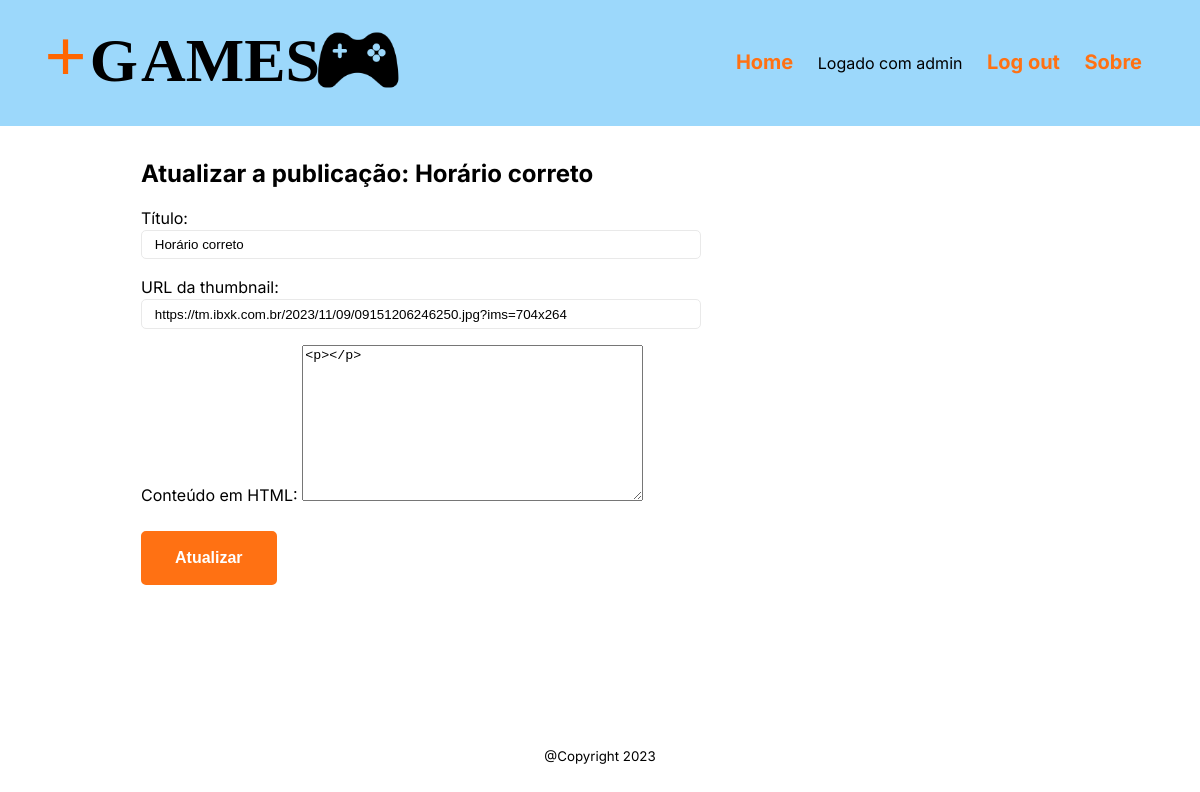
Page /update/6/ (signed in) on the earlier database version.
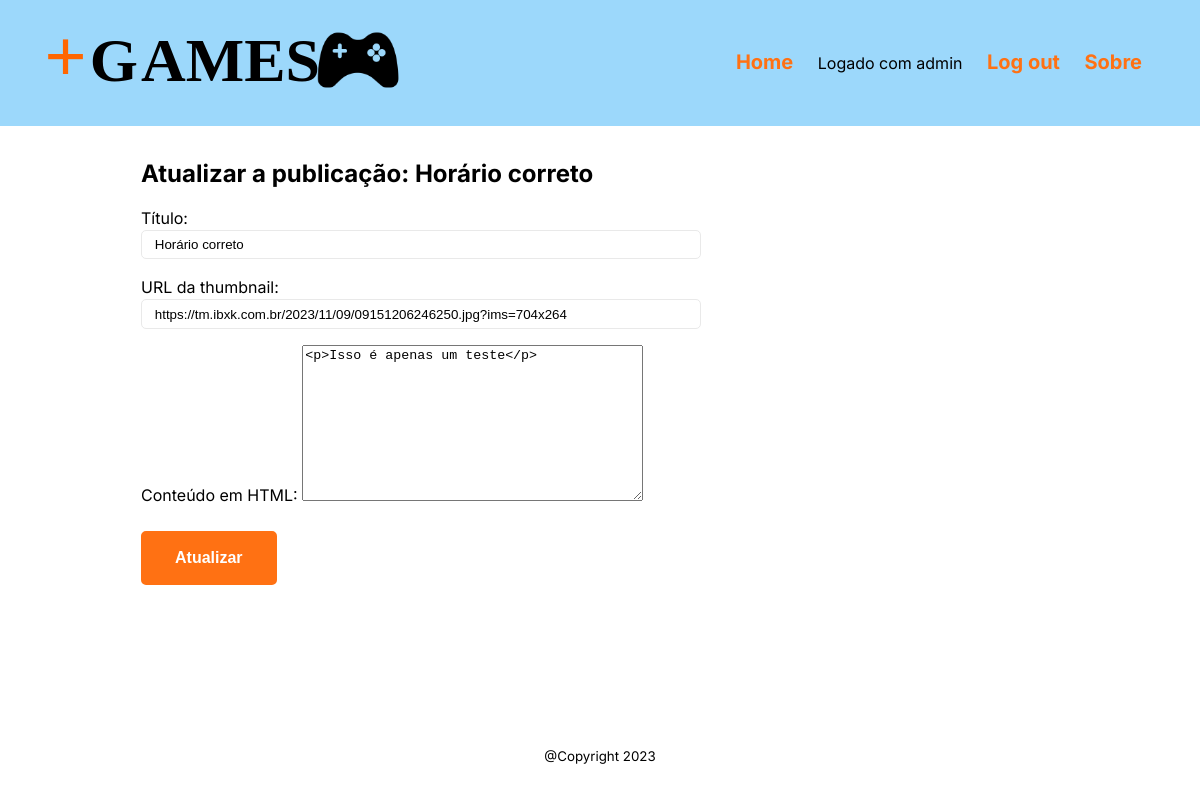
Same page on the later database version.
### crud/models.py (models this page shows, shortened)
class Post(models.Model):
    name = models.CharField(max_length=255)
    date_posted = models.DateTimeField()
    thumbnail_url = models.URLField(max_length=200, null=True)
    active = models.BooleanField()
    content = models.TextField()

### crud/views.py (the view)
# urls.py: path('update/<int:post_id>/', views.update_post, name='update'),
@login_required
@permission_required('posts.add_post')
def update_post(request, post_id):
    post = get_object_or_404(Post, pk=post_id)
    if request.method == "POST":
        form = PostForm(request.POST)
        if form.is_valid():
            post.name = form.cleaned_data['name']
            post.thumbnail_url = form.cleaned_data['thumbnail_url']
            post.content = form.cleaned_data['content']
            post.save()
            return HttpResponseRedirect(
                reverse('crud:detail', args=(post.id, )))
    else:
        form = PostForm(
            initial={
                'name': post.name,
                'date_posted': post.date_posted,
                'thumbnail_url': post.thumbnail_url,
                'content': post.content,
            })
    context = {'post': post, 'form': form}
    return render(request, 'crud/update.html', context)

### crud/forms.py
class PostForm(ModelForm):
    class Meta:
        model = Post
        fields = [
            'name',
            'thumbnail_url',
            'content',
        ]
        labels = {
            'name': 'Título',
            'thumbnail_url': 'URL da thumbnail',
            'content': 'Conteúdo em HTML',
        }

### crud/templates/crud/update.html (shortened to what this page needs)
{% extends 'base.html' %}
{% block content %}
{% if perms.crud.add_post %}
    <h2>Atualizar a publicação: {{ post.name }}</h2>
    <form method="POST" action="{% url 'crud:update' post.id%}">
        {{ form.as_p }}
        <button type="submit">Atualizar</button>
    </form>
{% else %}
    <h2>Você não tem permissão para acessar essa página.</h2>
{% endif %}
{% endblock content %}

### templates/base.html (shortened to what this page needs)
{% load static %}
<!DOCTYPE html>
<html lang="en">
<head>
    <link rel="stylesheet" type="text/css" href="{% static 'style.css' %}">
</head>
<body>
    <header id="cabecalho-principal">
        <a href="{% url 'crud:index' %}"> <img src="{% static 'logo.svg' %}"> </a>
        <nav id="navegacao-principal">
            <ul>
                <li><a href="{% url 'crud:index' %}">Home</a></li>
                {% if user.is_authenticated %}
                <li> Logado com {{ user.username }} </li>
                <li><a href="{% url 'logout' %}">Log out</a></li>
                {% else %}
                <li><a href="{% url 'login' %}">Log in</a></li>
                {% endif %}
                <li><a href="{% url 'crud:about' %}">Sobre</a></li>
            </ul>
        </nav>
    </header>
    <main id="conteiner-principal">
        {% block content %}
        {% endblock content %}
    </main>
    <footer id="rodape-principal">
        <p><small>@Copyright 2023</small></p>
    </footer>
</body>
</html>

### static/style.css (style rules this page uses)
:root { --primary-color: #000000; --secondary-color: #ff7113; --tertiary-color: #f44d27; --secondary-color-light: #30b2ff; --tertiary-color-light: #ff6d28; --bg-color: #fff; --secondary-bg-color: #e9e9e9; --color-shadow: #f4f4f4; --delete-button-color: #d32700; --header-color: #5dbff89c; font-family: Inter, sans-serif; font-size: 16px; line-height: 1.5em; }
* { box-sizing: border-box; }
html, body { height: 100%; margin: 0; }
header#cabecalho-principal { margin: 0 auto; width: 100%; padding: 1rem 3rem; display: flex; justify-content: space-between; align-items: center; background-color: var(--header-color); }
li a { font-size: 20px; color: var(--secondary-color); font-weight: bold; text-decoration: none; }
body { display: flex; flex-direction: column; }
nav#navegacao-principal li { display: inline-block; padding: 10px; }
main#conteiner-principal { margin: 0 auto; width: 100%; max-width: 950px; padding: 1rem 1rem; flex-grow: 1; }
footer#rodape-principal { display: flex; flex-direction: column; justify-content: center; align-items: center; padding: 1rem 1rem; }
a { color: var(--secondary-color); text-decoration: none; }
input { display: block; width: 100%; max-width: 560px; border: 1px solid var(--secondary-bg-color); border-radius: 5px; margin-bottom: 1rem; padding: 0.4rem 0.8rem; }
button { background-color: var(--secondary-color); border: 2px solid var(--secondary-color); color: var(--bg-color); border-radius: 5px; display: inline-block; font-size: medium; font-weight: bold; margin: 0.5rem 0; padding: 1rem 2rem; }

Differences in the rows shown:
changed Post "Horário correto": content "<p></p>" → "<p>Isso é apenas um teste</p>"
